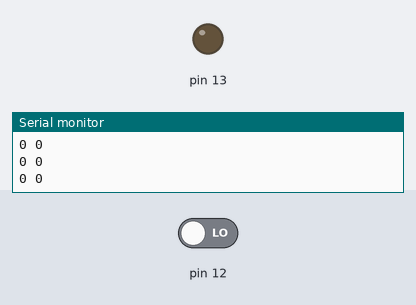
Recording of a sketch running on a simulated Arduino Uno, built with avr-gcc and run on an emulated ATmega328P. Shown: output pins drawn as LEDs (lit = HIGH), the last lines printed to the serial monitor. The inputs (shaded band) are chosen by the test bench; at power-on: pin 12 LOW.

Above: at 1.2 s.
1.3 s: pin 12 driven HIGH
At 1.8 s:
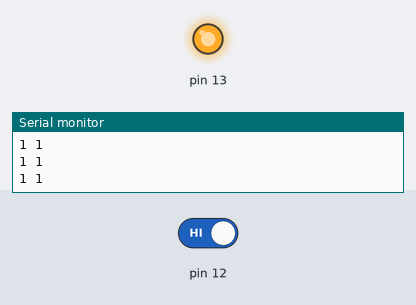
Timing chart, 0 to 4.3 s (numbered marks = the images above; inputs shaded):
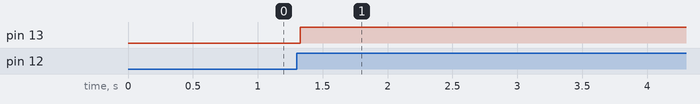

The sketch:

testInduttore_e_triggerLogico.ino
```cpp
#include <ProfiloLibrary.h>

antiDebounceInput Inductor_input(12, 25);
trigger stepperAutomaticControl_trigger;
bool ledVar;

void setup() {
  pinMode(13, OUTPUT);
  pinMode(12, INPUT);

  Serial.begin(9600);

}

void loop() {
  Inductor_input.periodicRun();

  stepperAutomaticControl_trigger.periodicRun(Inductor_input.getInputState());

  if(stepperAutomaticControl_trigger.catchRisingEdge()){
    ledVar = !ledVar;
    digitalWrite(13, ledVar);
  }

  Serial.print(ledVar);
  Serial.print(" ");
  Serial.print(Inductor_input.getInputState());
  Serial.println();


}
```

ProfiloLibrary.h
```cpp
#ifndef ProfiloLibrary_h
#define ProfiloLibrary_h
#include "Arduino.h"

#define DEFAULT_HYSTERESIS_RANGE 2.5
#define DEFAULT_REFERENCE_TEMPERATURE 37.5

/* TEMPERATURE CONTROLLER CLASS */
class temperatureController{
  public:
    temperatureController();

    void periodicRun(float *temperatures, byte dimension);
    void setTemperatureHysteresis(float lowerTemperature, float higherTemperature);
    void setControlModality(int controlModality);

    bool getOutputState(void);
	float getActualTemperature(void);
	float getMaxTemperature(void);
	float getMeanTemperature(void);


    // debug

    int debug_getHysteresisState(void);

  private:
    // hysteresis parameters
    float _referenceTemperature;
    float _higherTemperature;
    float _lowerTemperature;

	float _maxValueTemperature;
	float _meanValueTemperature;

    float _actualTemperature;

    bool _outputState;

    int _controlModality;
    /*
      0: free
      1: controllo basato sulla temperatura più alta
      2: controllo basato sulla media
    */

    int _hysteresisState;


};

/* TIMER CLASS */
class timer{
  public:
    timer();

    void periodicRun(void);
    void reArm(void);
    void enable(void);
    void disable(void);
	void reset(void);

    void setTimeToWait(int timeToWait);

    bool getOutputTriggerEdgeType(void);
    bool getOutputTriggerStableType(void);


  private:
    unsigned long _currentTime, _lastTriggerTime;

    int _timeToWait;

    bool _enable;
    bool _outputTrigger_edgeType;
    bool _outputTrigger_stableType;

    bool _resetTimer; // per ripartire a contare
    bool _reArm; // funziona a trigger

	bool _first_periodicRun;
	/* tiene traccia della prima chiamata a periodicRun. se passa molto tempo dall'inizializzazione al primo periodicRun rischio di triggerare un edge che non è
	propriamente voluto. Gli edge si triggerano appena siamo in periodic run. */
};

/* STEPPER MOTOR CLASS */
class stepperMotor{
  public:
    stepperMotor(byte stepPin, byte dirPin, byte MS1, byte MS2, byte MS3, float degreePerStep);

    void periodicRun(void);

    void stopMotor(void);
    void moveForward(float rpm_speed);
    void moveBackward(float rpm_speed);
    void switchPolarity(void);


    //void setMicroSteppingConfiguration(bool MS1, bool MS2, bool MS3);
    float get_actualRPMSpeed(void);
	bool get_stepCommand(void); // funzione che mi dice se è attiva la richiesta di step per il motore o no.

  private:
    byte _stepPin;
    bool _stepCommand; // true = motore deve girare  false = motore fermo

    byte _dirPin;
    bool _dirCommand;
    bool _switchPolarity;

    byte _MS1, _MS2, _MS3; // microstepping configuration

    float _rpm_speed;
    float _degreePerStep;
    float _actual_rpm_speed;

	float _conversionVariable_fromRPM_to_msDelay_formula;
	float _conversionVariable_from_msDelay_to_RPM_formula;

    // stepping computation
	unsigned long _stepOnBeginTime;

	int _stepOnDuration; //1ms by default, minimo

    int _stepDelay;

	byte _steppingState;
    byte _workingState;
};

/* FILTERED INPUT - anti debounce */
class antiDebounceInput{
  public:
    antiDebounceInput(byte pin, int debounceTime);

    void periodicRun(void);
    void changePolarity(void);

    void setDebounceDelay(int debounceDelay);
    bool getInputState(void); // ritorna dicendo se il pulsante è premuto o no
	bool getCurrentInputState(void); // ritorna lo stato attuale del segnale

  private:
    byte _inputPin;
    bool _changePolarity;

    bool _currentInputState;
    bool _previousInputState;

    unsigned long _lastDebounceTime;
    unsigned long _debounceDelay;

    bool _inputState_output; // variabile di output di questo oggetto che mi dice lo stato dell'input
};

/* TRIGGER (per segnali PLC) */
/*
  Oggetto che guarda solo i segnali PLC e si accorge di un falling/rising edge. Va fatto girare periodicamente nell'esecuzione PLC per monitorare
  il segnale. Ha memoria interna dello stato passato.
  Restituisce sei segnali di tipo EDGE: su un ciclo nel momento in cui accade il falling/rising edge.
  Le uscite edgeType sono azzerate ad ogni chiamata di periodicRun dell'oggetto.
*/
class trigger{
  public:
    trigger(void);

    void periodicRun(bool signal);

    bool catchRisingEdge(void); // uscita esgeType
    bool catchFallingEdge(void); // uscita esgeType

  private:
    bool _signalState;
    bool _previousSignalState;

    bool _risingEdge;
    bool _fallingEdge;
};

/* TON */
/*
  Per segnali PLC
  Ha in ingresso un segnale. Appena il segnale va a true, inizio a contare il TON. Se va false, il TON si azzera.
  Il TON continua a contare. Appena passo il tempo richeisto di filtraggio msDelay, allora attivo l'uscita _TONOutput, che sta
  su fintantoche l'input sta su. Appena l'input va a false, allora TON si resetta e anche l'uscita si resetta.
  Provvedo anche un'uscita edgeType, che con un edge mi dice appena il TON ha contato.
*/
class TON{
  public:
    TON(int msDelay);

    void periodicRun(bool signal);

    bool getTON_OutputEdgeType(void);
    bool getTON_OutputStableType(void);

    unsigned long getTON_ElapsedTime(void);

  private:
    trigger _localTrigger; // mi dice quando ho il rising edge del segnale

    bool _signalState;

    unsigned long _startCountTimer; // istante di tempo in cui inizio a contare
    unsigned long _elapsedTime;
    int _msDelay; // tempo di filtraggio

    bool _countingActive;

    bool _TON_Output_EdgeType;
    bool _TON_Output_StableType;

};
#endif
```

ProfiloLibrary.h
```cpp
#ifndef ProfiloLibrary_h
#define ProfiloLibrary_h
#include "Arduino.h"

#define DEFAULT_HYSTERESIS_RANGE 2.5
#define DEFAULT_REFERENCE_TEMPERATURE 37.5

/* TEMPERATURE CONTROLLER CLASS */
class temperatureController{
  public:
    temperatureController();

    void periodicRun(float *temperatures, byte dimension);
    void setTemperatureHysteresis(float lowerTemperature, float higherTemperature);
    void setControlModality(int controlModality);

    bool getOutputState(void);
	float getActualTemperature(void);
	float getMaxTemperature(void);
	float getMeanTemperature(void);


    // debug

    int debug_getHysteresisState(void);

  private:
    // hysteresis parameters
    float _referenceTemperature;
    float _higherTemperature;
    float _lowerTemperature;

	float _maxValueTemperature;
	float _meanValueTemperature;

    float _actualTemperature;

    bool _outputState;

    int _controlModality;
    /*
      0: free
      1: controllo basato sulla temperatura più alta
      2: controllo basato sulla media
    */

    int _hysteresisState;


};

/* TIMER CLASS */
class timer{
  public:
    timer();

    void periodicRun(void);
    void reArm(void);
    void enable(void);
    void disable(void);
	void reset(void);

    void setTimeToWait(int timeToWait);

    bool getOutputTriggerEdgeType(void);
    bool getOutputTriggerStableType(void);


  private:
    unsigned long _currentTime, _lastTriggerTime;

    int _timeToWait;

    bool _enable;
    bool _outputTrigger_edgeType;
    bool _outputTrigger_stableType;

    bool _resetTimer; // per ripartire a contare
    bool _reArm; // funziona a trigger

	bool _first_periodicRun;
	/* tiene traccia della prima chiamata a periodicRun. se passa molto tempo dall'inizializzazione al primo periodicRun rischio di triggerare un edge che non è
	propriamente voluto. Gli edge si triggerano appena siamo in periodic run. */
};

/* STEPPER MOTOR CLASS */
class stepperMotor{
  public:
    stepperMotor(byte stepPin, byte dirPin, byte MS1, byte MS2, byte MS3, float degreePerStep);

    void periodicRun(void);

    void stopMotor(void);
    void moveForward(float rpm_speed);
    void moveBackward(float rpm_speed);
    void switchPolarity(void);


    //void setMicroSteppingConfiguration(bool MS1, bool MS2, bool MS3);
    float get_actualRPMSpeed(void);
	bool get_stepCommand(void); // funzione che mi dice se è attiva la richiesta di step per il motore o no.
	bool isMovingForward(void);
	bool isMovingBackward(void);

  private:
    byte _stepPin;
    bool _stepCommand; // true = motore deve girare  false = motore fermo

    byte _dirPin;
    bool _dirCommand;
    bool _switchPolarity;

    byte _MS1, _MS2, _MS3; // microstepping configuration

    float _rpm_speed;
    float _degreePerStep;
    float _actual_rpm_speed;

	float _conversionVariable_fromRPM_to_msDelay_formula;
	float _conversionVariable_from_msDelay_to_RPM_formula;

    // stepping computation
	unsigned long _stepOnBeginTime;

	int _stepOnDuration; //1ms by default, minimo

    int _stepDelay;

	byte _steppingState;
    byte _workingState;
};

/* FILTERED INPUT - anti debounce */
class antiDebounceInput{
  public:
    antiDebounceInput(byte pin, int debounceTime);

    void periodicRun(void);
    void changePolarity(void);

    void setDebounceDelay(int debounceDelay);
    bool getInputState(void); // ritorna dicendo se il pulsante è premuto o no
	bool getCurrentInputState(void); // ritorna lo stato attuale del segnale

  private:
    byte _inputPin;
    bool _changePolarity;

    bool _currentInputState;
    bool _previousInputState;

    unsigned long _lastDebounceTime;
    unsigned long _debounceDelay;

    bool _inputState_output; // variabile di output di questo oggetto che mi dice lo stato dell'input
};

/* TRIGGER (per segnali PLC) */
/*
  Oggetto che guarda solo i segnali PLC e si accorge di un falling/rising edge. Va fatto girare periodicamente nell'esecuzione PLC per monitorare
  il segnale. Ha memoria interna dello stato passato.
  Restituisce sei segnali di tipo EDGE: su un ciclo nel momento in cui accade il falling/rising edge.
  Le uscite edgeType sono azzerate ad ogni chiamata di periodicRun dell'oggetto.
*/
class trigger{
  public:
    trigger(void);

    void periodicRun(bool signal);

    bool catchRisingEdge(void); // uscita esgeType
    bool catchFallingEdge(void); // uscita esgeType

  private:
    bool _signalState;
    bool _previousSignalState;

    bool _risingEdge;
    bool _fallingEdge;
};

/* TON */
/*
  Per segnali PLC
  Ha in ingresso un segnale. Appena il segnale va a true, inizio a contare il TON. Se va false, il TON si azzera.
  Il TON continua a contare. Appena passo il tempo richeisto di filtraggio msDelay, allora attivo l'uscita _TONOutput, che sta
  su fintantoche l'input sta su. Appena l'input va a false, allora TON si resetta e anche l'uscita si resetta.
  Provvedo anche un'uscita edgeType, che con un edge mi dice appena il TON ha contato.
*/
class TON{
  public:
    TON(int msDelay);

    void periodicRun(bool signal);

    bool getTON_OutputEdgeType(void);
    bool getTON_OutputStableType(void);

    unsigned long getTON_ElapsedTime(void);

  private:
    trigger _localTrigger; // mi dice quando ho il rising edge del segnale

    bool _signalState;

    unsigned long _startCountTimer; // istante di tempo in cui inizio a contare
    unsigned long _elapsedTime;
    int _msDelay; // tempo di filtraggio

    bool _countingActive;

    bool _TON_Output_EdgeType;
    bool _TON_Output_StableType;

};
#endif
```

Measured:
- after the input at 1.3 s, pin 13: LOW → HIGH at once
